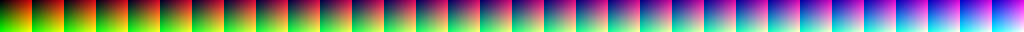
#> input picture src/bin/Data/Grading/World2.png, 1024 x 32 px
$ python convert_texture.py ../../src/bin/Data/Grading/World2.png out
#> lines starting #> are read from the running program, lines starting #| are printed output that depends on the picture
"""Normalize one offline image into the OZT layout understood by MuMain."""

import argparse
import hashlib
import io
import json
import os
from pathlib import Path
import struct

import PIL
from PIL import Image

MAX_DIMENSION = 2048
MAX_INPUT_BYTES = 32 * 1024 * 1024
CONTAINER_PREFIXES = {'ozp': 4, 'ozt': 4, 'ozj': 24}
IMAGE_FORMATS = {'ozp': ('PNG',), 'ozt': ('TGA',), 'ozj': ('JPEG', 'TGA'),
                 'png': ('PNG',), 'tga': ('TGA',), 'dds': ('DDS',)}
DDS_HEADER_BYTES = 128
DDS_BLOCK_BYTES = {b'DXT1': 8, b'DXT3': 16, b'DXT5': 16}


def digest(raw):
    return hashlib.sha256(raw).hexdigest()


def validate_dds(raw):
    if len(raw) < DDS_HEADER_BYTES or raw[:4] != b'DDS ':
        raise ValueError('Expected a decrypted DDS file, not an encrypted OZD')
    header_size, = struct.unpack_from('<I', raw, 4)
    height, width = struct.unpack_from('<II', raw, 12)
    depth, mipmaps = struct.unpack_from('<II', raw, 24)
    pixel_header_size, flags = struct.unpack_from('<II', raw, 76)
    caps2, = struct.unpack_from('<I', raw, 112)
    if header_size != 124 or pixel_header_size != 32 or depth > 1 or mipmaps > 1 or caps2:
        raise ValueError('Only a single 2D DDS surface without mipmaps is supported')
    fourcc = raw[84:88]
    if flags & 4:
        if fourcc not in DDS_BLOCK_BYTES:
            raise ValueError('Unsupported DDS compression')
        size = ((width + 3) // 4) * ((height + 3) // 4) * DDS_BLOCK_BYTES[fourcc]
    else:
        bits, = struct.unpack_from('<I', raw, 88)
        if bits not in (24, 32):
            raise ValueError('Only 24/32-bit uncompressed DDS pixels are supported')
        size = width * height * (bits // 8)
    if len(raw) != DDS_HEADER_BYTES + size:
        raise ValueError('DDS contains truncated pixels, padding, or extra surfaces')


def read_image(raw, kind):
#> called with kind = 'png'
    payload = raw[CONTAINER_PREFIXES.get(kind, 0):]
    if kind == 'dds':
        validate_dds(payload)
    if payload.startswith(b'\x89PNG\r\n\x1a\n') and len(payload) > 24 and payload[24] > 8:
        raise ValueError('High precision PNG pixels cannot be preserved in 8-bit OZT')
    with Image.open(io.BytesIO(payload)) as image:
#> image is the input picture: PIL image 1024x32 RGBA; mean R, G, B, A 121.7, 127, 124.1, 255
        if image.format not in IMAGE_FORMATS[kind]:
            raise ValueError('Image content does not match the declared input format')
        if not (0 < image.width <= MAX_DIMENSION and 0 < image.height <= MAX_DIMENSION):
            raise ValueError('Image exceeds MuMain 2048x2048 limit; resampling is not allowed')
        if getattr(image, 'n_frames', 1) != 1:
            raise ValueError('Animated or multi-frame images are not supported')
        if image.mode not in ('1', 'L', 'LA', 'P', 'RGB', 'RGBA'):
            raise ValueError('Pixel mode cannot be preserved in 8-bit RGBA')
        image.load()
        return image.convert('RGBA')


def encode_ozt(image):
    # Uncompressed TGA, no image ID/palette, eight alpha bits, bottom row first.
    header = struct.pack('<BBBHHBHHHHBB', 0, 0, 2, 0, 0, 0, 0, 0,
                         image.width, image.height, 32, 8)
    with image.transpose(Image.Transpose.FLIP_TOP_BOTTOM) as bottom_first:
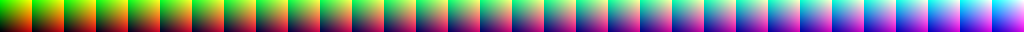
#> bottom_first: PIL image 1024x32 RGBA; mean R, G, B, A 121.7, 127, 124.1, 255
        pixels = bottom_first.tobytes('raw', 'BGRA')
    return bytes(4) + header + pixels


def convert(source, output, kind=None):
    source, output = Path(source), Path(output)
    kind = kind or source.suffix.lower().removeprefix('.')
    if kind not in IMAGE_FORMATS:
        raise ValueError('Supported: DDS (already decrypted), PNG, TGA, OZP, OZT, OZJ')
    with source.open('rb') as stream:
        size = os.fstat(stream.fileno()).st_size
        if size > MAX_INPUT_BYTES:
            raise ValueError('Input exceeds the texture reader 32 MiB safety limit')
        raw = stream.read(size + 1)
    if len(raw) != size:
        raise ValueError('Input size changed during reading')
    source_hash = digest(raw)
    with read_image(raw, kind) as image:
        del raw
        encoded = encode_ozt(image)
        width, height = image.size
#> width = 1024; height = 32
        rgba_hash = digest(image.tobytes())
    filename = source.stem + '.OZT'
    manifest = dict(schema_version=1, operation='decoded-rgba-normalization',
                    source=str(source.resolve()), source_sha256=source_hash, input_kind=kind,
                    output=filename, output_sha256=digest(encoded),
                    rgba_sha256=rgba_hash, width=width, height=height,
                    required_reference=source.stem + '.tga', pillow_version=PIL.__version__,
                    limits=['Model references and UI/effect semantics are not modified',
                            'Source metadata is retained only in the unchanged source file'])
#> manifest = 13 items
    # A fresh directory is the unit of output; never replace an existing file/tree.
    output.mkdir(parents=True, exist_ok=False)
    (output / filename).write_bytes(encoded)
    (output / 'manifest.json').write_text(json.dumps(manifest, indent=2) + '\n', encoding='utf-8')
    return manifest


def main():
    parser = argparse.ArgumentParser(description=__doc__)
    parser.add_argument('source', type=Path)
    parser.add_argument('output', type=Path, help='new directory for OZT and manifest.json')
    parser.add_argument('--format', choices=tuple(IMAGE_FORMATS), dest='kind')
    args = parser.parse_args()
    try:
        manifest = convert(args.source, args.output, args.kind)
#> manifest = 13 items
    except (ValueError, OSError, MemoryError) as error:
        parser.exit(1, f'Conversion failed: {error}\n')
    print(json.dumps(manifest))
#> (printed output is left out)


if __name__ == '__main__':
    main()
